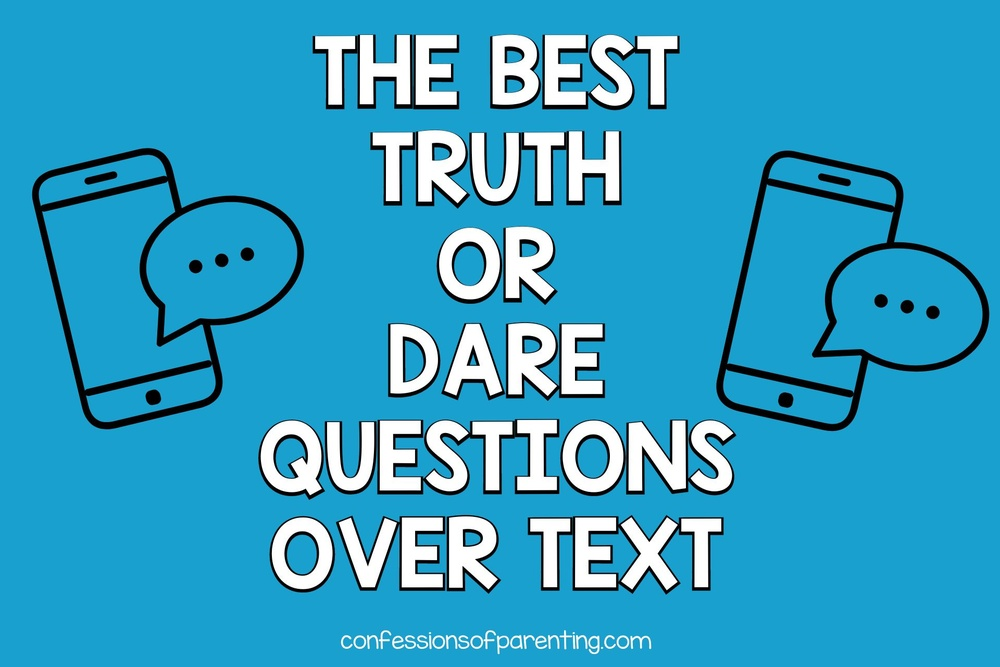
#> input picture test_1.jpg, 1000 x 667 px, shrunk from 1920 x 1280 before the run, found by its file name
$ jupyter execute --allow-errors 'Text Extraction from Images.ipynb'
#> lines starting #> are read from the running program, lines starting #| are printed output that depends on the picture; after the words box and inside, x2 and y2 are one past the last pixel; in counts of white or black regions, pixels touching at a corner belong together
[cell 1]
import numpy as np
import cv2

[cell 2]
image_data=cv2.imread("E:/new/test_1.jpg")
#> image_data is the input picture: shape (667, 1000, 3); mean B, G, R 197.7, 158.8, 47.6
image_convert=cv2.cvtColor(image_data,cv2.COLOR_BGR2GRAY)
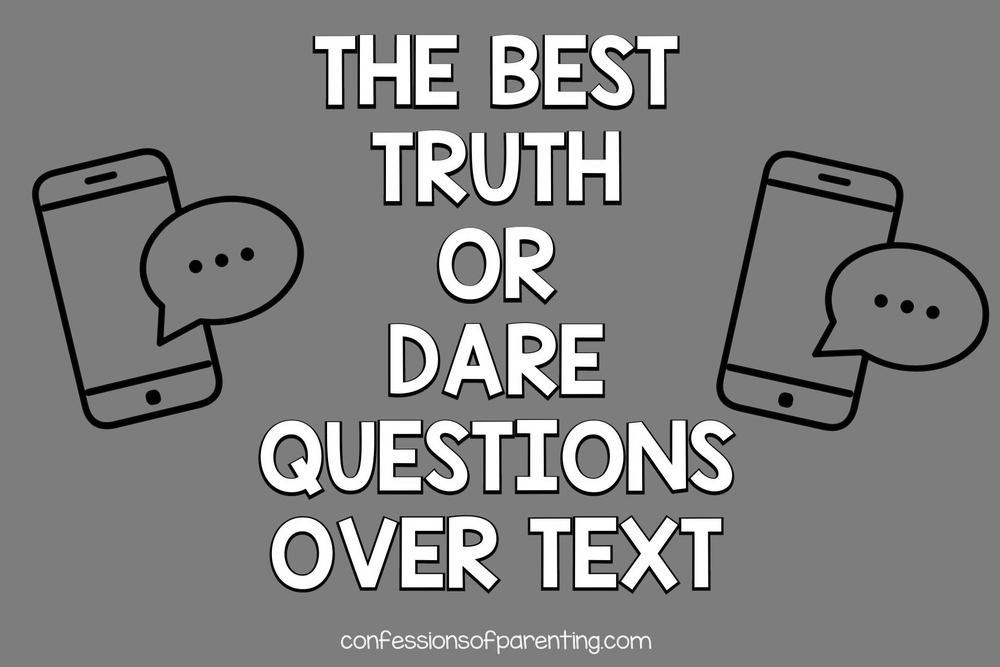
#> image_convert: shape (667, 1000); min 0, max 255, mean 130
blur_app=cv2.GaussianBlur(image_convert,(5,5),0)
_,binary_image=cv2.threshold(blur_app,0,255,cv2.THRESH_BINARY_INV+cv2.THRESH_OTSU)
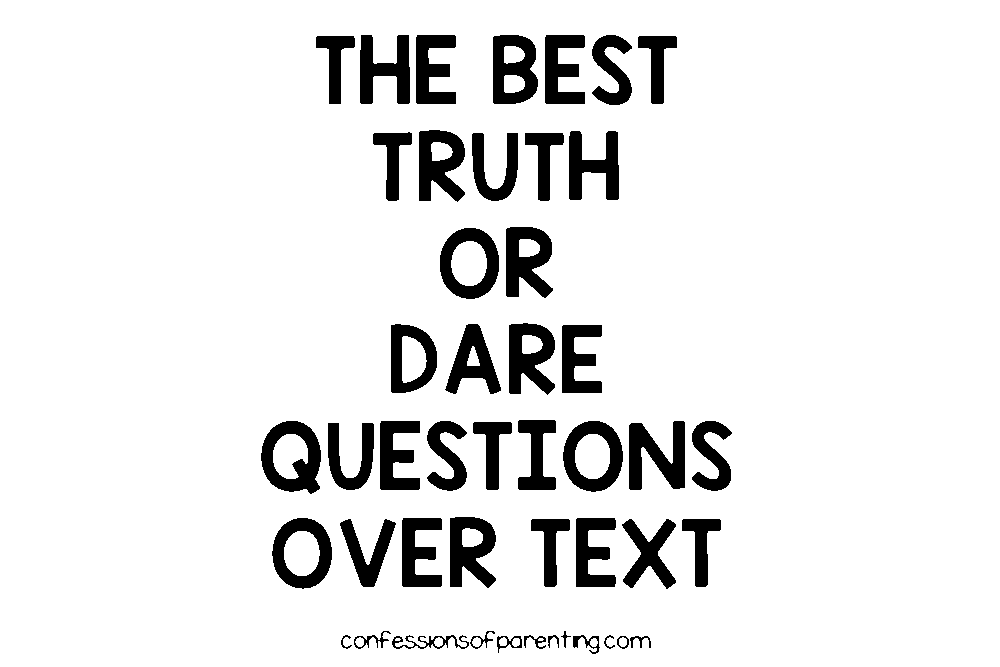
#> binary_image: shape (667, 1000); 90.7% white; 47 black regions, largest, box (x1, y1, x2, y2) and area: (261, 421, 321, 494) 2352, (629, 421, 685, 490) 2333, (506, 227, 553, 298) 2224

[cell 3]
contours,_=cv2.findContours(binary_image,cv2.RETR_EXTERNAL,cv2.CHAIN_APPROX_SIMPLE)
#> contours = [[[0, 0], [0, 666], [999, 666], [999, 0]]]
image_for_contour=image_data.copy()
cv2.drawContours(image_for_contour,contours,-1,(0,255,0),3)
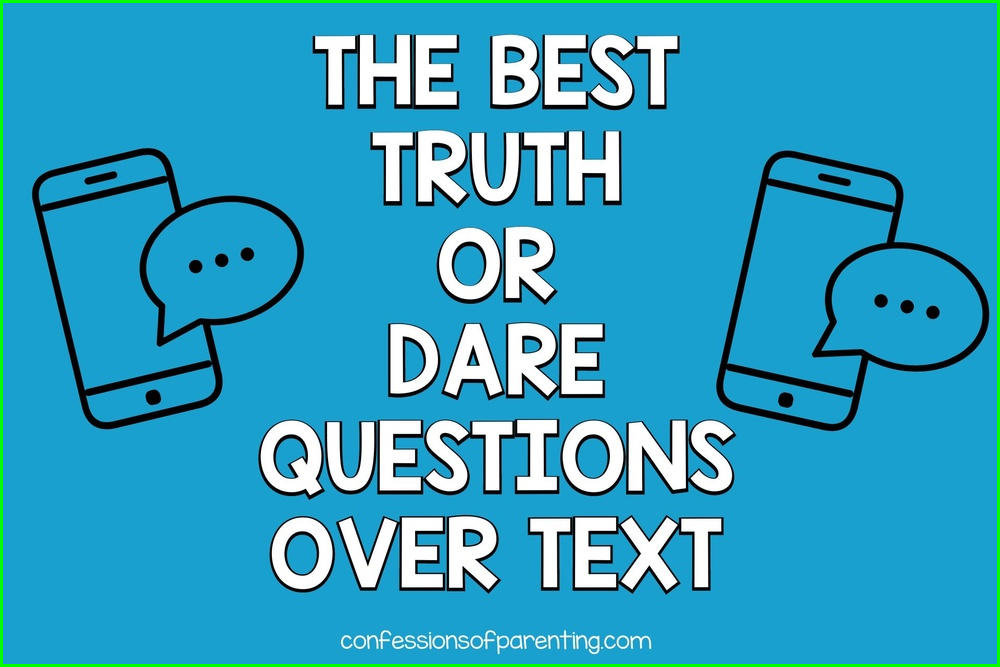
#> image_for_contour: shape (667, 1000, 3); 1.49% of pixels changed, all inside (x1, y1, x2, y2) = (0, 0, 1000, 667)
cv2.imshow("Image for contours",image_for_contour)
cv2.waitKey(0)
cv2.destroyAllWindows()
